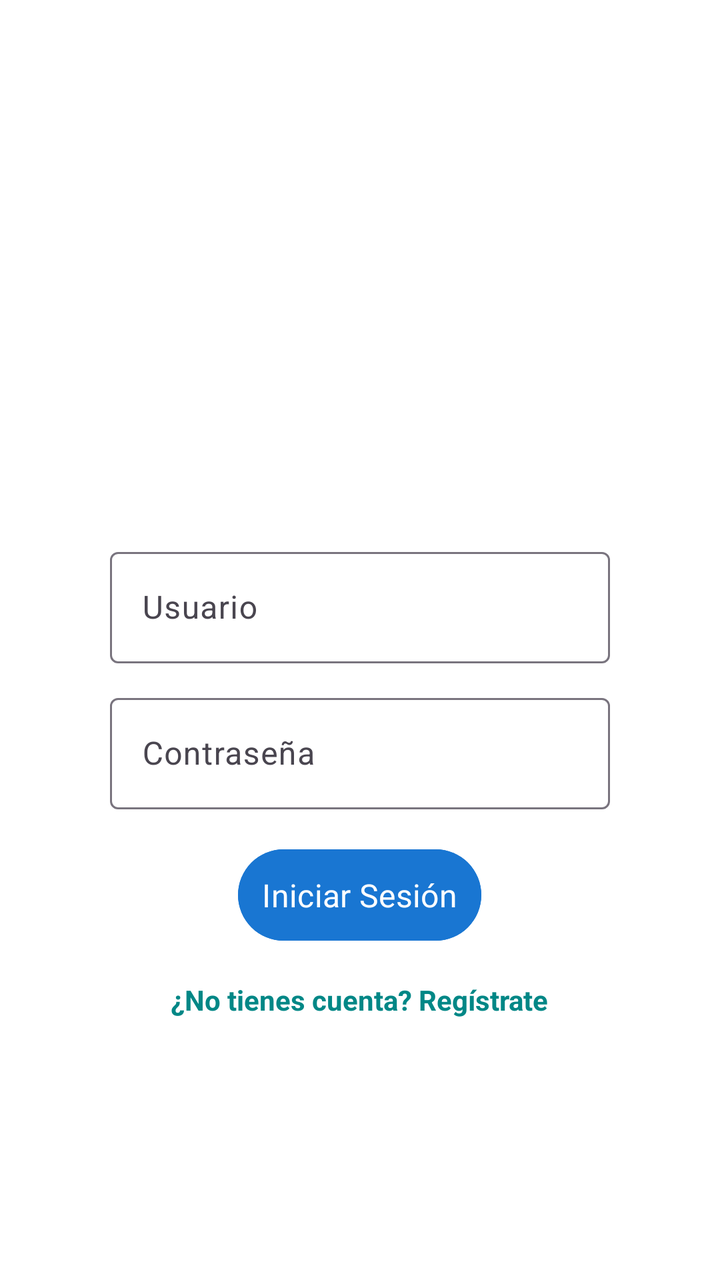
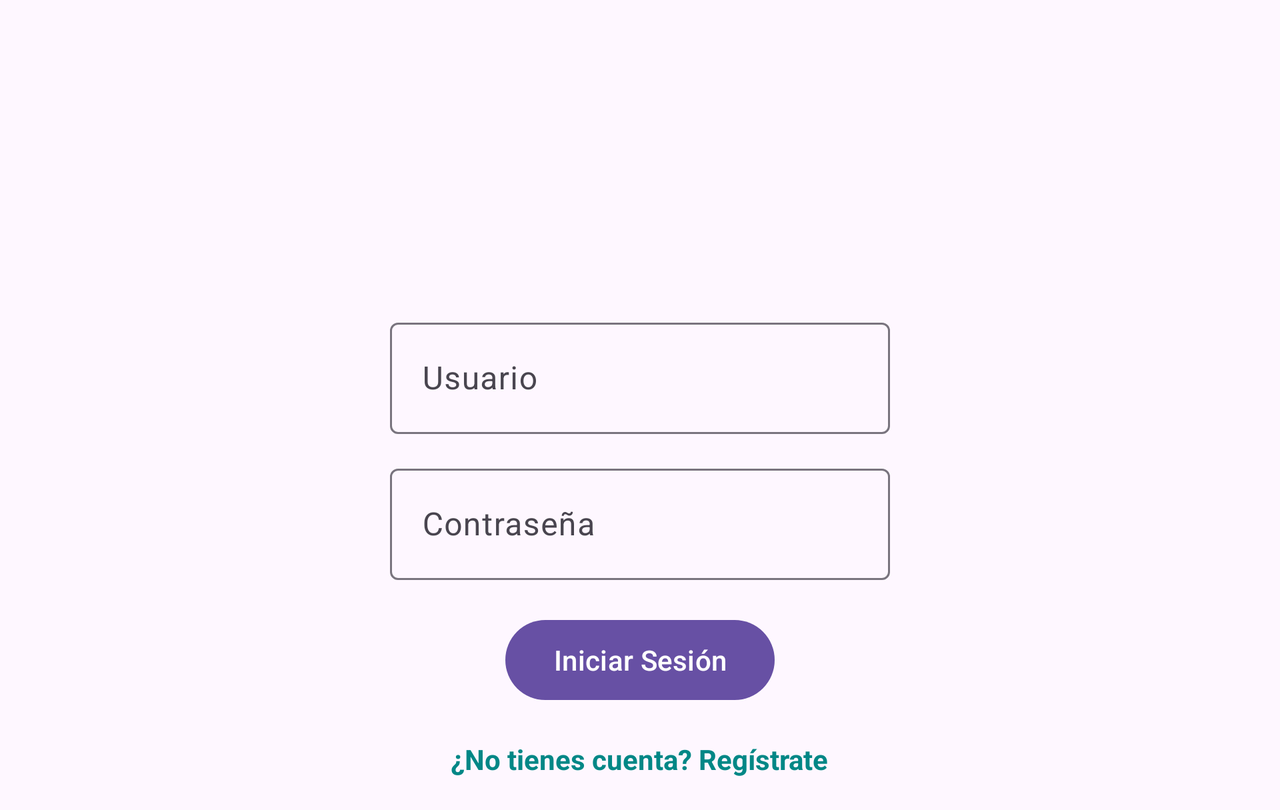

First picture: res/layout/ on a phone held upright. Second picture: the repository's own variant of that layout, on a device whose configuration matches the variant's folder. Source for both follows.
<!-- AndroidManifest.xml: application theme Theme.StonksViewer -->
<!-- res/layout/activity_login.xml -->
<?xml version="1.0" encoding="utf-8"?>
<androidx.constraintlayout.widget.ConstraintLayout
    xmlns:android="http://schemas.android.com/apk/res/android"
    android:layout_width="match_parent"
    android:layout_height="match_parent"
    android:padding="24dp"
    android:background="@color/white">

    
    <androidx.core.widget.NestedScrollView
        android:id="@+id/scrollView"
        android:layout_width="match_parent"
        android:layout_height="match_parent"
        android:fillViewport="true"
        android:descendantFocusability="beforeDescendants"
        android:focusable="true"
        android:focusableInTouchMode="true">

        <LinearLayout
            android:layout_width="match_parent"
            android:layout_height="wrap_content"
            android:orientation="vertical"
            android:gravity="center"
            android:padding="16dp">

            
            <ImageView
                android:id="@+id/imgLogo"
                android:layout_width="120dp"
                android:layout_height="120dp"
                android:src="@mipmap/ic_launcher_round"
                android:contentDescription="Logo"
                android:layout_marginBottom="20dp"/>

            
            <com.google.android.material.textfield.TextInputLayout
                android:id="@+id/tilUsername"
                android:layout_width="wrap_content"
                android:layout_height="wrap_content"
                android:hint="Usuario">

                <com.google.android.material.textfield.TextInputEditText
                    android:id="@+id/etUsername"
                    android:layout_width="250dp"
                    android:layout_height="wrap_content"
                    android:inputType="text"
                    android:focusable="true"
                    android:focusableInTouchMode="true"
                    android:enabled="true"/>
            </com.google.android.material.textfield.TextInputLayout>

            
            <com.google.android.material.textfield.TextInputLayout
                android:id="@+id/tilPassword"
                android:layout_width="wrap_content"
                android:layout_height="wrap_content"
                android:hint="Contraseña"
                android:layout_marginTop="12dp">

                <com.google.android.material.textfield.TextInputEditText
                    android:id="@+id/etPassword"
                    android:layout_width="250dp"
                    android:layout_height="wrap_content"
                    android:inputType="textPassword"
                    android:focusable="true"
                    android:focusableInTouchMode="true"
                    android:enabled="true"/>
            </com.google.android.material.textfield.TextInputLayout>

            
            <Button
                style="@style/PrimaryButton"
                android:id="@+id/btnLogin"
                android:layout_width="wrap_content"
                android:layout_height="wrap_content"
                android:text="Iniciar Sesión"
                android:layout_marginTop="16dp"/>

            
            <TextView
                android:id="@+id/tvRegister"
                android:layout_width="wrap_content"
                android:layout_height="wrap_content"
                android:text="¿No tienes cuenta? Regístrate"
                android:textColor="@color/teal_700"
                android:textStyle="bold"
                android:layout_marginTop="16dp"
                android:clickable="true"
                android:focusable="true"/>
        </LinearLayout>
    </androidx.core.widget.NestedScrollView>
</androidx.constraintlayout.widget.ConstraintLayout>
<!-- resources referenced by this layout -->
<resources>
  <color name="teal_700">#018786</color>
  <color name="white">#FFFFFFFF</color>
  <style name="PrimaryButton">
          <item name="android:backgroundTint">@color/blue</item>
          <item name="android:textColor">@color/white</item>
          <item name="android:padding">12dp</item>
          <item name="android:textSize">16sp</item>
          <item name="android:fontFamily">@font/bowlby</item> 
      </style>
  <style name="Theme.StonksViewer" parent="Base.Theme.StonksViewer" />
  <color name="blue">#1976D2</color>
  <style name="Base.Theme.StonksViewer" parent="Theme.Material3.DayNight.NoActionBar">
          
          
      </style>
</resources>
<!-- res/layout-land/activity_login.xml (the repository's variant of the layout above) -->
<!-- drawn on the phone turned sideways -->
<?xml version="1.0" encoding="utf-8"?>
<androidx.core.widget.NestedScrollView
    xmlns:android="http://schemas.android.com/apk/res/android"
    android:id="@+id/scrollView"
    android:layout_width="match_parent"
    android:layout_height="match_parent"
    android:fillViewport="true"
    android:descendantFocusability="beforeDescendants"
    android:focusable="true"
    android:focusableInTouchMode="true">

    <LinearLayout
        android:layout_width="match_parent"
        android:layout_height="wrap_content"
        android:orientation="vertical"
        android:gravity="center"
        android:padding="16dp">

        <ImageView
            android:id="@+id/imgLogo"
            android:layout_width="120dp"
            android:layout_height="120dp"
            android:src="@mipmap/ic_launcher_round"
            android:contentDescription="Logo"
            android:layout_marginBottom="20dp"/>

        <com.google.android.material.textfield.TextInputLayout
            android:id="@+id/tilUsername"
            android:layout_width="wrap_content"
            android:layout_height="wrap_content"
            android:hint="Usuario">

            <com.google.android.material.textfield.TextInputEditText
                android:id="@+id/etUsername"
                android:layout_width="250dp"
                android:layout_height="wrap_content"
                android:inputType="text"
                android:imeOptions="flagNoExtractUi"
                android:singleLine="true"
                android:maxLines="1"/>
        </com.google.android.material.textfield.TextInputLayout>

        <com.google.android.material.textfield.TextInputLayout
            android:id="@+id/tilPassword"
            android:layout_width="wrap_content"
            android:layout_height="wrap_content"
            android:hint="Contraseña"
            android:layout_marginTop="12dp">

            <com.google.android.material.textfield.TextInputEditText
                android:id="@+id/etPassword"
                android:layout_width="250dp"
                android:layout_height="wrap_content"
                android:inputType="textPassword"
                android:imeOptions="flagNoExtractUi"
                android:singleLine="true"
                android:maxLines="1"/>
        </com.google.android.material.textfield.TextInputLayout>

        <Button
            android:id="@+id/btnLogin"
            android:layout_width="wrap_content"
            android:layout_height="wrap_content"
            android:text="Iniciar Sesión"
            android:layout_marginTop="16dp"/>

        <TextView
            android:id="@+id/tvRegister"
            android:layout_width="wrap_content"
            android:layout_height="wrap_content"
            android:text="¿No tienes cuenta? Regístrate"
            android:textColor="@color/teal_700"
            android:textStyle="bold"
            android:layout_marginTop="16dp"
            android:clickable="true"
            android:focusable="true"/>
    </LinearLayout>
</androidx.core.widget.NestedScrollView>
<!-- resources referenced by the variant -->
<!-- as the phone turned sideways resolves them -->
<resources>
  <color name="teal_700">#018786</color>
  <style name="Theme.StonksViewer" parent="Base.Theme.StonksViewer" />
  <style name="Base.Theme.StonksViewer" parent="Theme.Material3.DayNight.NoActionBar">
          
          
      </style>
</resources>
